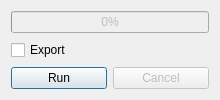
<?xml version="1.0" encoding="UTF-8"?>
<ui version="4.0">
 <class>Dialog</class>
 <widget class="QDialog" name="Dialog">
  <property name="geometry">
   <rect>
    <x>0</x>
    <y>0</y>
    <width>220</width>
    <height>100</height>
   </rect>
  </property>
  <property name="windowTitle">
   <string/>
  </property>
  <layout class="QVBoxLayout" name="verticalLayout_2">
   <item>
    <layout class="QVBoxLayout" name="verticalLayout">
     <item>
      <widget class="QProgressBar" name="progress">
       <property name="enabled">
        <bool>false</bool>
       </property>
       <property name="value">
        <number>0</number>
       </property>
      </widget>
     </item>
     <item>
      <widget class="QCheckBox" name="checkExport">
       <property name="sizePolicy">
        <sizepolicy hsizetype="Preferred" vsizetype="Preferred">
         <horstretch>0</horstretch>
         <verstretch>0</verstretch>
        </sizepolicy>
       </property>
       <property name="text">
        <string>Export</string>
       </property>
      </widget>
     </item>
     <item>
      <layout class="QHBoxLayout" name="horizontalLayout">
       <item>
        <widget class="QPushButton" name="pushRun">
         <property name="text">
          <string>Run</string>
         </property>
        </widget>
       </item>
       <item>
        <widget class="QPushButton" name="pushCancel">
         <property name="enabled">
          <bool>false</bool>
         </property>
         <property name="text">
          <string>Cancel</string>
         </property>
        </widget>
       </item>
      </layout>
     </item>
    </layout>
   </item>
  </layout>
 </widget>
 <resources/>
 <connections/>
</ui>
